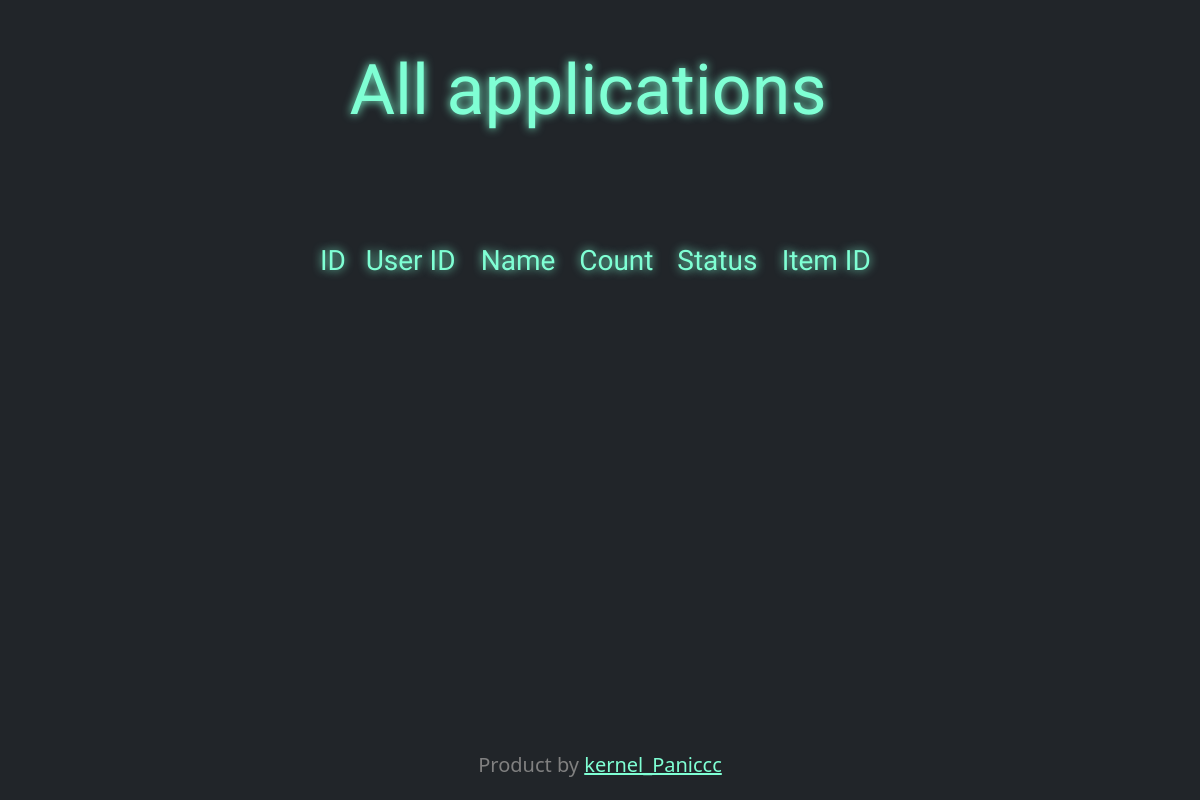
The page /admin/get_user_applet (signed in) on the database as committed earlier.
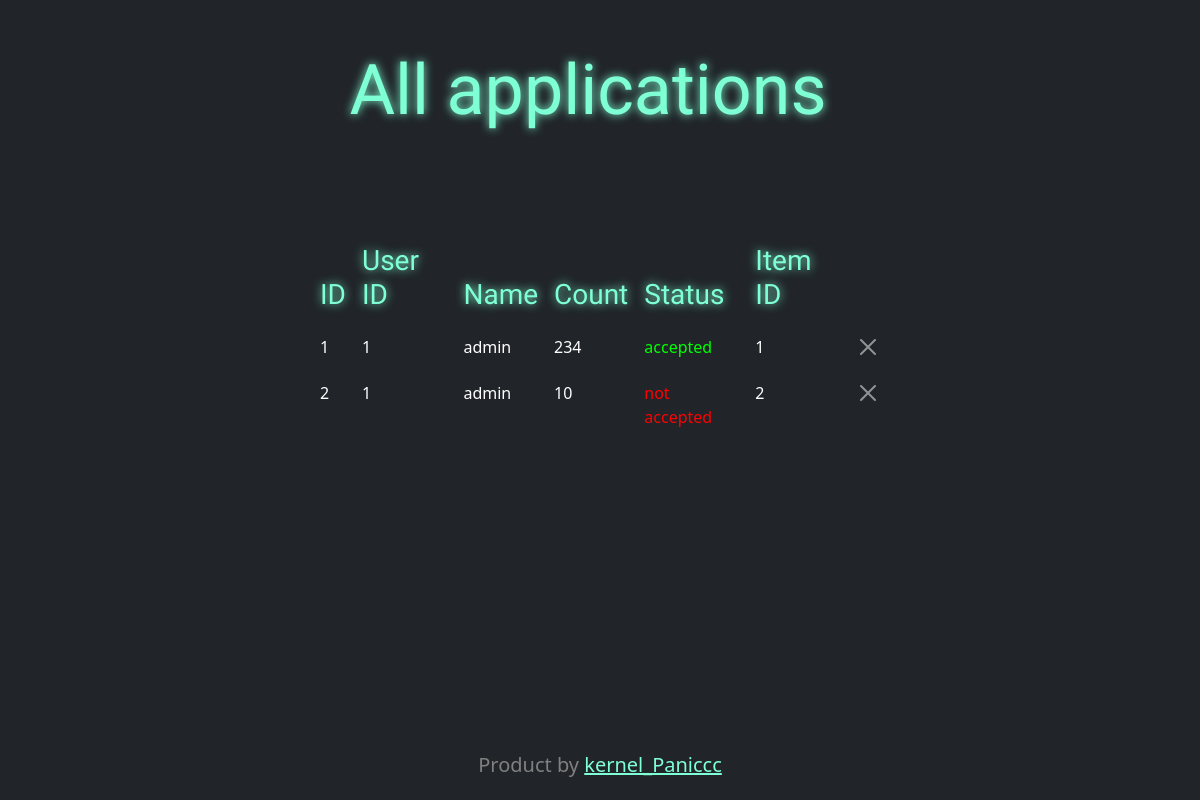
The same page on the database as committed later.
### src/models.py (models this page shows, shortened)
class Aplications(db.Model):
    id = db.Column(db.Integer, primary_key=True)
    user_id = db.Column(db.Integer, nullable=False)
    count = db.Column(db.Integer, nullable=False)
    name = db.Column(db.String(128), nullable=False)
    status = db.Column(db.String(50), nullable=False)
    item_id = db.Column(db.Integer, default=0)

### src/admin_routers.py (the view)
@app.route('/admin/get_user_applet', methods=['GET', 'POST'])
@login_required
@admin_required
def get_user_applet():
    applet = Aplications.query.all()
    return render_template('get_user_applet.html', applets=applet)

### src/models.py (called while the page is built)
def admin_required(f):
    @wraps(f)
    def decorated_function(*args, **kwargs):
        if not current_user.is_admin():
            flash("У вас нет доступа к этой странице.", category='error')
            return redirect('/')
        return f(*args, **kwargs)
    return decorated_function

@manager.user_loader
def load_user(user_id):
    return User.query.get(user_id)

    def is_admin(self):
        return self.role == 'admin'

### src/routers.py (called while the page is built)
@app.after_request
def redirect_to_signin(response):
    if response.status_code == 401:
        return redirect('/login')
    return response

### src/templates/get_user_applet.html (shortened to what this page needs)
{% extends 'base.html' %}
{% block content %}
<div class="container-fluid text-center">
      <div class="row align-items-start">
          <div class="row gy-4">
              <h1 style="font-size: 70px" class="main_text">
                  All applications
              </h1>
          </div>
      </div>
  </div>
        <div class="container-fluid mt-5">
    <div class="row justify-content-center">
    <div class="col-6">
    <br><br>
        <table class="table table-borderless">
          <thead>
            <tr>
                <th class="main_text" style="color: aquamarine" scope="col"><h3>ID</h3></th>
                <th class="main_text" style="color: aquamarine" scope="col"><h3>User ID</h3></th>
                <th class="main_text" style="color: aquamarine" scope="col"><h3>Name</h3></th>
                <th class="main_text" style="color: aquamarine" scope="col"><h3>Count</h3></th>
                <th class="main_text" style="color: aquamarine" scope="col"><h3>Status</h3></th>
                <th class="main_text" style="color: aquamarine" scope="col"><h3>Item ID</h3></th>
            </tr>
          </thead>
          <tbody>
            <tr>
                {% for app in applets %}
                    <td>{{ app.id }}</td>
                    <td>{{ app.user_id }}</td>
                    <td>{{ app.name }}</td>
                    <td>{{ app.count }}</td>
                    <td
                        {% if app.status == 'not accepted' %}style="color: red;"
                        {% elif app.status == 'accepted' %}style="color: lime;"
                        {% endif %}>
                        <a href='/admin/edit_applet_status/{{ app.id }}' style="color: inherit; text-decoration: none;">
                            {{ app.status }}
                        </a>
                    </td>
                    <td>{{ app.item_id }}</td>
                <td>
                    <a  type="button" class="btn-close" aria-label="Close"
                        href="{{ url_for('delited_applet', applet_id=app.id) }}">
                    </a>
                    </td>
            </tr>
          {% endfor %}
          </tbody>
        </table>
    </div>
    </div>
    </div>
{% endblock %}

### src/templates/base.html (shortened to what this page needs)
<!doctype html>
<html lang="ru" data-bs-theme="dark" xmlns="http://www.w3.org/1999/html">
  <head>
      <link rel="stylesheet" href="../static/style.css">
      <link href="https://cdn.jsdelivr.net/npm/bootstrap@5.3.3/dist/css/bootstrap.min.css" rel="stylesheet">
  </head>
<body>
{% block content %}
{% endblock %}
  <footer class="footer text-center">
        <div class="container">
             <div class="row align-center">
              <div class="col-md-4 offset-md-4">
                  <br>
                  <h5 style="color: gray">Product by <a href="https://t.me/Kernel_Paniccc" style="color: aquamarine">kernel_Paniccc</a></h5>
              </div>
             </div>
        </div>
  </footer>
</body>
</html>

### src/static/style.css (style rules this page uses)
body { display: flex; flex-direction: column; min-height: 100vh; }
.footer { margin-top: auto; padding: 15px 0; }
* { padding: 0; margin: 0; }
.main_text { color: aquamarine; font-family: 'Archivo Black'; text-shadow: 0 0 10px }

Rows that differ between the two databases and show on the page:
added Aplications: id "1", user_id "1", name "admin", count "234", status "accepted", item_id "1"
added Aplications: id "2", user_id "1", name "admin", count "10", status "not accepted", item_id "2"
